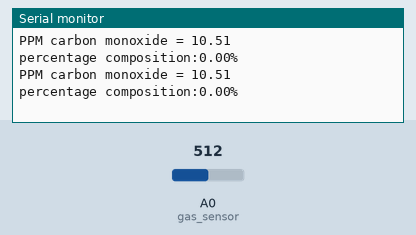
The sketch below on a simulated Arduino Uno, built with avr-gcc and run on an emulated ATmega328P. Shown: the last lines printed to the serial monitor. The inputs (shaded band) are chosen by the test bench; at power-on: A0 (gas_sensor) = 512.

Above: at 1.8 s.
1.9 s: A0 (gas_sensor) set to 1009
At 2.4 s:
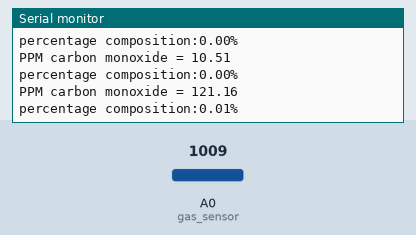
3.4 s: A0 (gas_sensor) set to 1023
At 4.8 s:
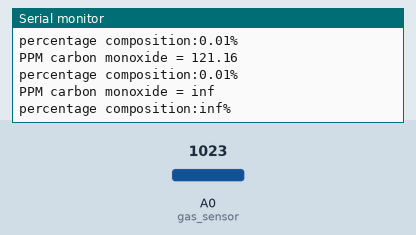

Measured:
- the behaviour switches between 1022 and 1023 on A0 (gas_sensor) (found by bisection; images 1 and 2)
- after the input at 1.9 s, the serial monitor: prints a new line after 0.10 s (image 1)
- after the input at 3.4 s, the serial monitor: prints a new line after 0.61 s (image 2)

The sketch:

mq9_co_1_.ino
```cpp
#include <SPI.h> //Library for SPI interface
#include <Wire.h> //Library for I2C interface

int gas_sensor = A0; //Sensor pin
float m = -1.749; //Slope
float b = 2.827; //Y-Intercept
float R0 = 0.91; //Sensor Resistance in fresh air from previous code

void setup() {
  Serial.begin(9600); //Baud rate
  pinMode(gas_sensor, INPUT); //Set gas sensor as input
}

void loop() {

  float sensor_volt; //Define variable for sensor voltage
  float RS_gas; //Define variable for sensor resistance
  float ratio; //Define variable for ratio
  float sensorValue = analogRead(gas_sensor); //Read analog values of sensor
  sensor_volt = (sensorValue * (5.0 / 1023.0)); //Convert analog values to voltage
  RS_gas = ((5.0 * 10.0) / sensor_volt) - 10.0; //Get value of RS in a gas
  ratio = RS_gas / R0;   // Get ratio RS_gas/RS_air

  double ppm_log = (log10(ratio) - b) / m; //Get ppm value in linear scale according to the the ratio value
  double ppm = pow(10, ppm_log); //Convert ppm value to log scale
  double percentage = ppm / 10000; //Convert to percentage

  Serial.print("PPM carbon monoxide = ");
  Serial.println(ppm);
  Serial.print("percentage composition:");
  Serial.print(percentage);
  Serial.println("%");
  delay(1000);
}
```
